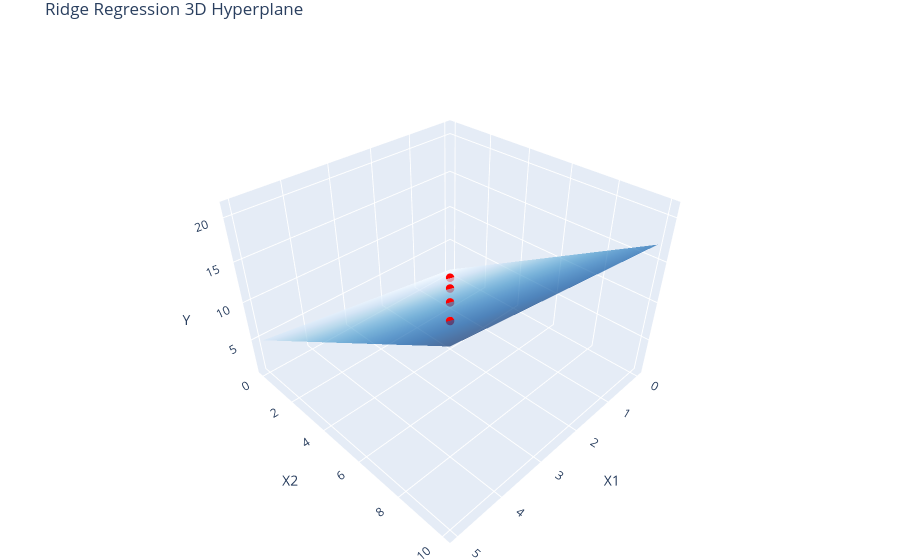

The code cell stored with this chart in its notebook:
### Code cell
import numpy as np
import plotly.graph_objects as go
from plotly.offline import iplot  # Faster than fig.show() in some environments

# Data: 4 points with perfectly correlated features X1 and X2, and outputs y
X = np.array([[1,2],[2,4],[3,6],[4,8]])
y = np.array([5,9,13,17])

# Add an intercept term for Ridge Regression
X_with_intercept = np.hstack([np.ones((X.shape[0],1)),X])

# Ridge Regression setup
lambda_ridge = 0.1
I = np.eye(X_with_intercept.shape[1])
beta_ridge = np.linalg.inv(X_with_intercept.T @ X_with_intercept + lambda_ridge * I) @ X_with_intercept.T @ y

# Create a grid for plotting (reduced resolution for faster rendering)
x1_range = np.linspace(0,5,10)  # Reduced from 20 to 10 points
x2_range = 2 * x1_range
X1_mesh, X2_mesh = np.meshgrid(x1_range, x2_range)
Y_mesh = beta_ridge[0] + beta_ridge[1] * X1_mesh + beta_ridge[2] * X2_mesh

# Create figure with optimized settings
fig = go.Figure(data=[
    go.Scatter3d(
        x=X[:,0],
        y=X[:,1],
        z=y,
        mode='markers',
        marker=dict(
            size=5,
            color='red',
            opacity=1  # Full opacity for better visibility
        ),
        name='Data Points'
    ),
    go.Surface(
        x=X1_mesh,
        y=X2_mesh,
        z=Y_mesh,
        opacity=0.7,
        colorscale='Blues',
        showscale=False,  # Faster without color scale
        hoverinfo='none'  # Disable hover for surface
    )
])

# Optimized layout settings
fig.update_layout(
    scene=dict(
        xaxis_title='X1',
        yaxis_title='X2',
        zaxis_title='Y',
        aspectmode='manual',  # Faster rendering
        aspectratio=dict(x=1, y=1, z=0.7)  # Reasonable aspect ratio
    ),
    title='Ridge Regression 3D Hyperplane',
    margin=dict(l=0, r=0, b=0, t=30),  # Tighter margins
    showlegend=False  # Faster without legend
)

# Use offline rendering for faster display
iplot(fig)  # Alternative to fig.show() that's often faster

### Figure 1 — Plotly figure (JSON) as saved in the notebook; plotly's stock layout.template omitted (floating-point values rounded to 4 significant figures)
{"data": [{"marker": {"color": "red", "opacity": 1, "size": 5}, "mode": "markers", "name": "Data Points", "type": "scatter3d", "x": [1, 2, 3, 4], "y": [2, 4, 6, 8], "z": [5, 9, 13, 17]}, {"colorscale": [[0, "rgb(247,251,255)"], [0.125, "rgb(222,235,247)"], [0.25, "rgb(198,219,239)"], [0.375, "rgb(158,202,225)"], [0.5, "rgb(107,174,214)"], [0.625, "rgb(66,146,198)"], [0.75, "rgb(33,113,181)"], [0.875, "rgb(8,81,156)"], [1, "rgb(8,48,107)"]], "hoverinfo": "none", "opacity": 0.7, "showscale": false, "type": "surface", "x": [[0.0, 0.5556, 1.111, 1.667, 2.222, 2.778, 3.333, 3.889, 4.444, 5.0], [0.0, 0.5556, 1.111, 1.667, 2.222, 2.778, 3.333, 3.889, 4.444, 5.0], [0.0, 0.5556, 1.111, 1.667, 2.222, 2.778, 3.333, 3.889, 4.444, 5.0], [0.0, 0.5556, 1.111, 1.667, 2.222, 2.778, 3.333, 3.889, 4.444, 5.0], [0.0, 0.5556, 1.111, 1.667, 2.222, 2.778, 3.333, 3.889, 4.444, 5.0], [0.0, 0.5556, 1.111, 1.667, 2.222, 2.778, 3.333, 3.889, 4.444, 5.0], [0.0, 0.5556, 1.111, 1.667, 2.222, 2.778, 3.333, 3.889, 4.444, 5.0], [0.0, 0.5556, 1.111, 1.667, 2.222, 2.778, 3.333, 3.889, 4.444, 5.0], [0.0, 0.5556, 1.111, 1.667, 2.222, 2.778, 3.333, 3.889, 4.444, 5.0], [0.0, 0.5556, 1.111, 1.667, 2.222, 2.778, 3.333, 3.889, 4.444, 5.0]], "y": [[0.0, 0.0, 0.0, 0.0, 0.0, 0.0, 0.0, 0.0, 0.0, 0.0], [1.111, 1.111, 1.111, 1.111, 1.111, 1.111, 1.111, 1.111, 1.111, 1.111], [2.222, 2.222, 2.222, 2.222, 2.222, 2.222, 2.222, 2.222, 2.222, 2.222], [3.333, 3.333, 3.333, 3.333, 3.333, 3.333, 3.333, 3.333, 3.333, 3.333], [4.444, 4.444, 4.444, 4.444, 4.444, 4.444, 4.444, 4.444, 4.444, 4.444], [5.556, 5.556, 5.556, 5.556, 5.556, 5.556, 5.556, 5.556, 5.556, 5.556], [6.667, 6.667, 6.667, 6.667, 6.667, 6.667, 6.667, 6.667, 6.667, 6.667], [7.778, 7.778, 7.778, 7.778, 7.778, 7.778, 7.778, 7.778, 7.778, 7.778], [8.889, 8.889, 8.889, 8.889, 8.889, 8.889, 8.889, 8.889, 8.889, 8.889], [10.0, 10.0, 10.0, 10.0, 10.0, 10.0, 10.0, 10.0, 10.0, 10.0]], "z": [[0.9046, 1.352, 1.8, 2.248, 2.695, 3.143, 3.591, 4.038, 4.486, 4.934], [2.695, 3.143, 3.591, 4.038, 4.486, 4.934, 5.381, 5.829, 6.277, 6.724], [4.486, 4.934, 5.381, 5.829, 6.277, 6.724, 7.172, 7.62, 8.067, 8.515], [6.277, 6.724, 7.172, 7.62, 8.067, 8.515, 8.963, 9.411, 9.858, 10.31], [8.067, 8.515, 8.963, 9.411, 9.858, 10.31, 10.75, 11.2, 11.65, 12.1], [9.858, 10.31, 10.75, 11.2, 11.65, 12.1, 12.54, 12.99, 13.44, 13.89], [11.65, 12.1, 12.54, 12.99, 13.44, 13.89, 14.33, 14.78, 15.23, 15.68], [13.44, 13.89, 14.33, 14.78, 15.23, 15.68, 16.13, 16.57, 17.02, 17.47], [15.23, 15.68, 16.13, 16.57, 17.02, 17.47, 17.92, 18.36, 18.81, 19.26], [17.02, 17.47, 17.92, 18.36, 18.81, 19.26, 19.71, 20.15, 20.6, 21.05]]}], "layout": {"margin": {"b": 0, "l": 0, "r": 0, "t": 30}, "scene": {"aspectmode": "manual", "aspectratio": {"x": 1, "y": 1, "z": 0.7}, "xaxis": {"title": {"text": "X1"}}, "yaxis": {"title": {"text": "X2"}}, "zaxis": {"title": {"text": "Y"}}}, "showlegend": false, "title": {"text": "Ridge Regression 3D Hyperplane"}}}
